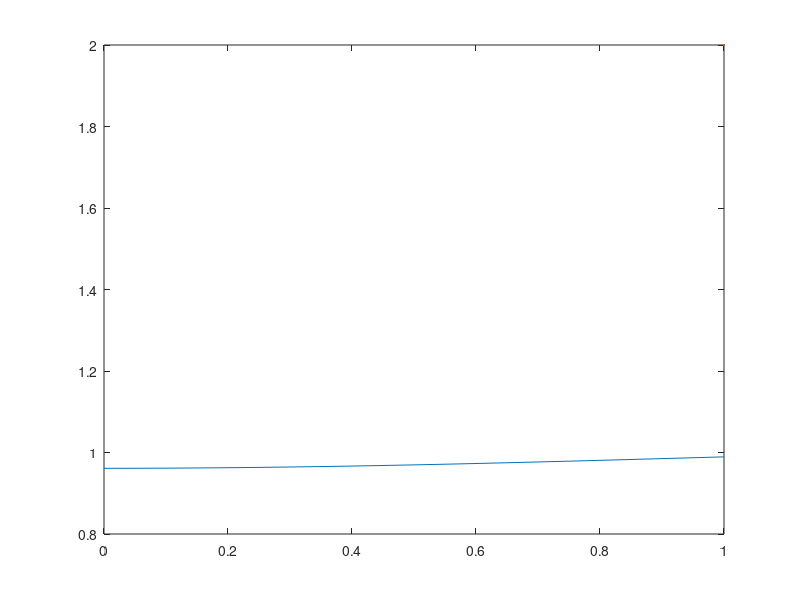
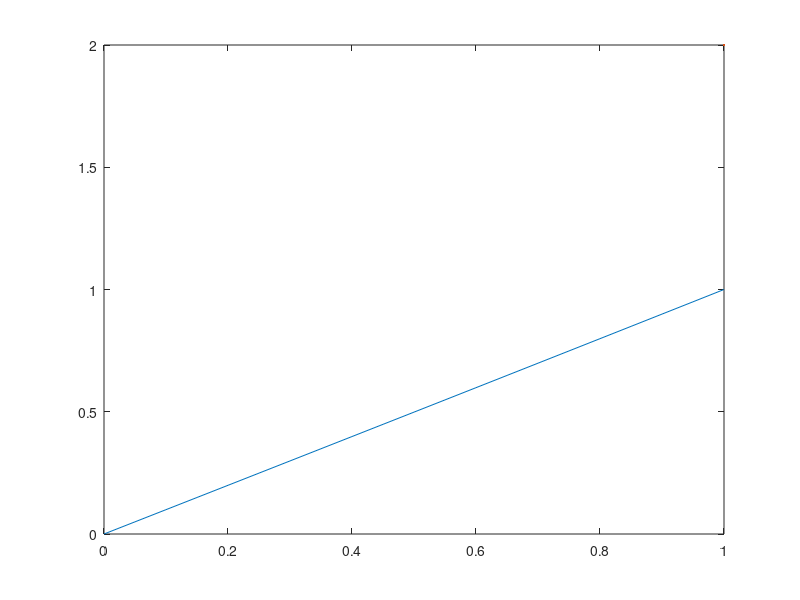
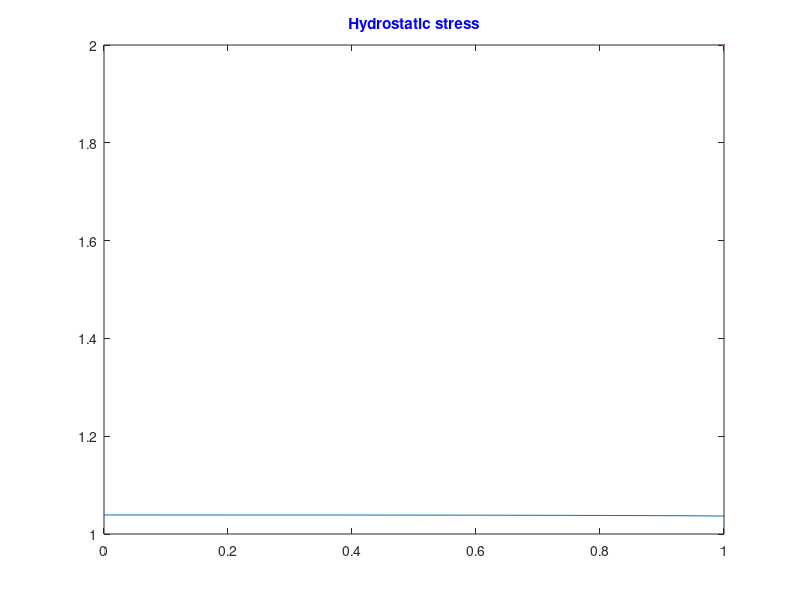
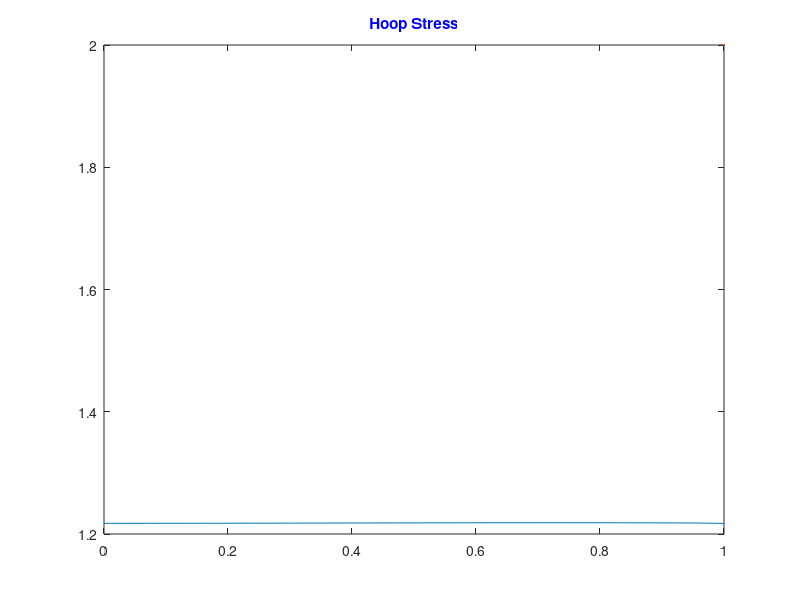

The MATLAB source for these figures, in order:
%%
clear;
clc;
close all;

D_0 = 16;
c_ref = 53.98e27;
E_0 = 90.13e9;
E_b_outer = 1.5*E_0;
R_0 = 10e-6;
j_outer = 10e34;
T = 300;
R_g = 8.314; 
omega = 0.014e-27 ;
nu = 0.28;
xi = 4;
eta_E = -0.1464 ;
chi_max = 4.4 ;

h = 0.05;
r_tilde = 0:h:1 ;
dt = 0.001;
t_final = 1;
n_points = (1/h) + 1; 
n_iterations = t_final/dt ;


c_tilde = zeros(n_iterations, n_points);
u_tilde = zeros(n_iterations, n_points);
u_tilde(:, n_points) = 1;
sigma_rr_tilde = zeros(n_iterations, n_points);
sigma_tt_tilde = zeros(n_iterations, n_points);


sigma_h_tilde = zeros(n_iterations, n_points);




%%
alpha = omega*c_ref*(1+nu)/(3*(1-nu)) ;
b = omega*E_0/(R_g*T) ;


for iter = 1:n_iterations-1
    for i = 1:n_points
        l = 1/r_tilde(i)^2 + 2/h^2 ;
        a = omega*c_ref*c_tilde(iter, i)/3 ;
        beta = b*(1 + eta_E*chi_max*c_tilde(iter, i)) ;

        if (i==1)
            c1 = c_tilde(iter, i+1) ;
            c_tilde(iter+1, i) = c_tilde(iter, i) + dt*  ( (c_tilde(iter, i+1) - 2*c_tilde(iter, i) + c1 )/(h^2) ...
                                                         + (c_tilde(iter, i+1) - c1)/(2*h*h)  ...
                                                         - beta*c_tilde(iter, i)*(sigma_h_tilde(iter, i+1) - sigma_h_tilde(iter, i))/(h*h)  ...
                                                         - beta*c_tilde(iter, i)*(sigma_h_tilde(iter, i+2) - 2*sigma_h_tilde(iter, i+1) + sigma_h_tilde(iter, i))/(h^2) ) ;


            u_tilde(iter+1, i) = 0;

            
            epsilon_tt =  (u_tilde(iter, i+1)-u_tilde(iter, i))/(h)  ;
            epsilon_rr =  epsilon_tt ;
            
            sigma_h_tilde(iter+1, i) = (epsilon_tt + epsilon_rr - 2*a*(1+nu))/(3*(1-2*nu)) ;
            sigma_rr_tilde(iter+1, i) = (nu*epsilon_tt + (1-nu)*epsilon_rr - a*(1+nu))/((1+nu)*(1-2*nu)) ;
            sigma_tt_tilde(iter+1, i) = (nu*epsilon_rr + (1-nu)*epsilon_tt - a*(1+nu))/((1+nu)*(1-2*nu)) ;

        elseif(i==n_points)
            c2 = c_tilde(iter, i-1) + 2*h*xi*(1-c_tilde(iter, i)) ;
            c_tilde(iter+1, i) = c_tilde(iter, i) + dt*  ( (c2 - 2*c_tilde(iter, i) + c_tilde(iter, i-1) )/(h^2) ...
                                                         + (c2 - c_tilde(iter, i-1))/(2*h*r_tilde(i))  ...
                                                         - beta*c_tilde(iter, i)*(sigma_h_tilde(iter, i) - sigma_h_tilde(iter, i-1))/(h*r_tilde(i))  ...
                                                         - beta*c_tilde(iter, i)*(sigma_h_tilde(iter, i) - 2*sigma_h_tilde(iter, i-1) + sigma_h_tilde(iter, i-2))/(h^2) ) ;
 
            u_tilde(iter+1, i) = 1;
    
            epsilon_rr =  u_tilde(iter, i)/r_tilde(i) ;
            epsilon_tt =  (u_tilde(iter, i)-u_tilde(iter, i-1))/(h)  ;

            
            sigma_h_tilde(iter+1, i) = (epsilon_tt + epsilon_rr - 2*a*(1+nu))/(3*(1-2*nu)) ;
            sigma_rr_tilde(iter+1, i) = (nu*epsilon_tt + (1-nu)*epsilon_rr - a*(1+nu))/((1+nu)*(1-2*nu)) ;
            sigma_tt_tilde(iter+1, i) = (nu*epsilon_rr + (1-nu)*epsilon_tt - a*(1+nu))/((1+nu)*(1-2*nu)) ;
        else
            c_tilde(iter+1, i) = c_tilde(iter, i) + dt*  ( (c_tilde(iter, i+1) - 2*c_tilde(iter, i) + c_tilde(iter, i-1) )/(h^2) ...
                                                         + (c_tilde(iter, i+1) - c_tilde(iter, i-1))/(2*h*r_tilde(i))  ...
                                                         - beta*c_tilde(iter, i)*(sigma_h_tilde(iter, i+1) - sigma_h_tilde(iter, i-1))/(2*h*r_tilde(i))  ...
                                                         - beta*c_tilde(iter, i)*(sigma_h_tilde(iter, i+1) - 2*sigma_h_tilde(iter, i) + sigma_h_tilde(iter, i-1))/(h^2) ) ;

           
            u_tilde(iter+1, i) = ( (u_tilde(iter, i+1) +  u_tilde(iter, i-1))/(h^2) +  (u_tilde(iter, i+1)- u_tilde(iter, i-1))/(2*h*r_tilde(i)) - alpha*(c_tilde(iter, i+1)-c_tilde(iter, i-1))/(2*h) )/l ;
    
            epsilon_rr =  u_tilde(iter, i)/r_tilde(i) ;
            epsilon_tt =  (u_tilde(iter, i+1)-u_tilde(iter, i-1))/(2*h)  ;

            
            sigma_h_tilde(iter+1, i) = (epsilon_tt + epsilon_rr - 2*a*(1+nu))/(3*(1-2*nu)) ;
            sigma_rr_tilde(iter+1, i) = (nu*epsilon_tt + (1-nu)*epsilon_rr - a*(1+nu))/((1+nu)*(1-2*nu)) ;
            sigma_tt_tilde(iter+1, i) = (nu*epsilon_rr + (1-nu)*epsilon_tt - a*(1+nu))/((1+nu)*(1-2*nu)) ;

        end
    end
end


plot(r_tilde, c_tilde(n_iterations, :), linewidth=2);
figure
plot(r_tilde, u_tilde(n_iterations, :), linewidth=2);
figure
plot(r_tilde, sigma_h_tilde(n_iterations, :), linewidth=2);
title('Hydrostatic stress', 'Color', 'Blue');
figure
plot(r_tilde, sigma_tt_tilde(n_iterations, :), linewidth=2) ;
title('Hoop Stress', 'Color', 'Blue')
figure
plot(r_tilde, sigma_tt_tilde(n_iterations, :), linewidth=2) ;
title('Radial Stress', 'Color', 'Blue');






